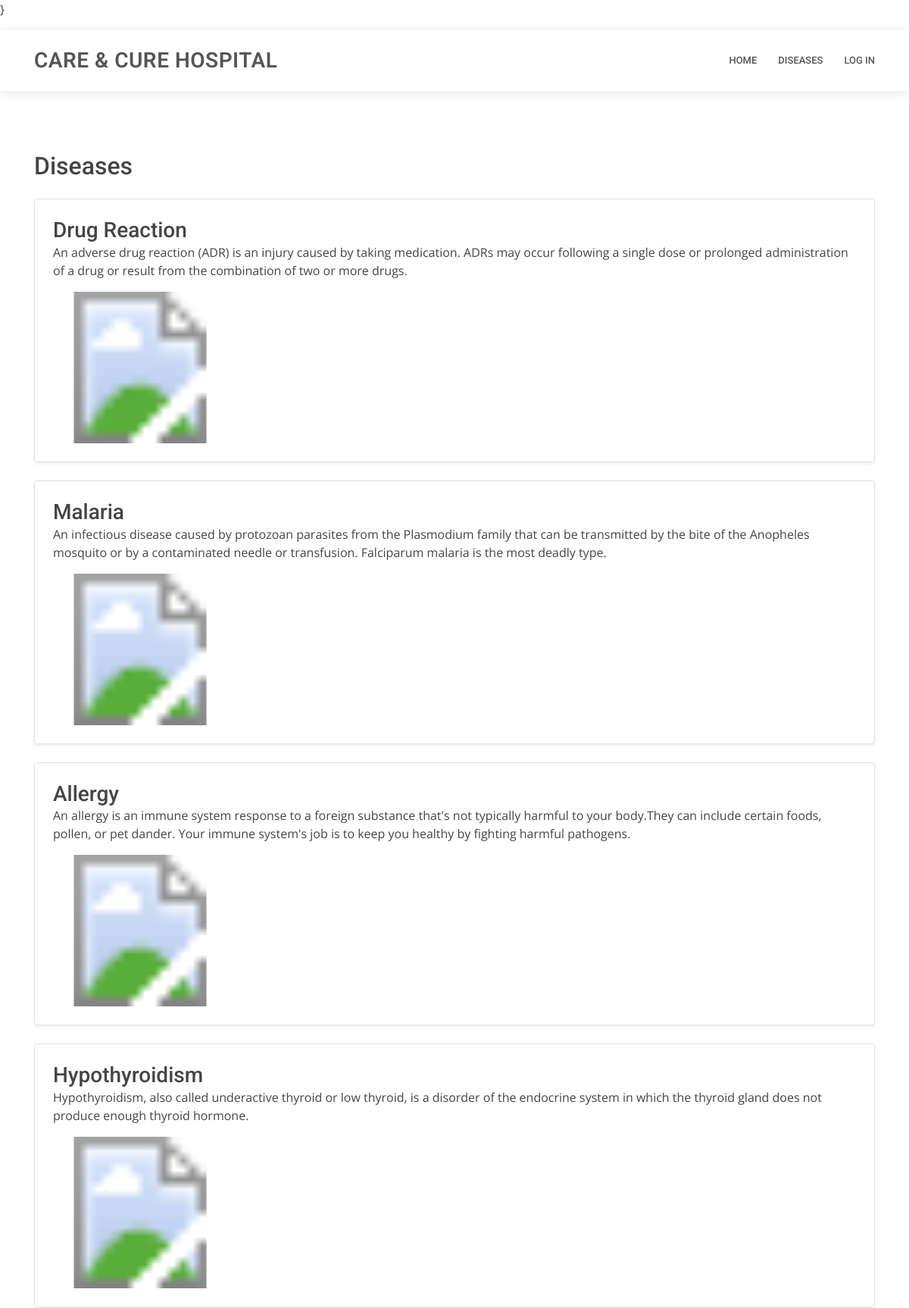
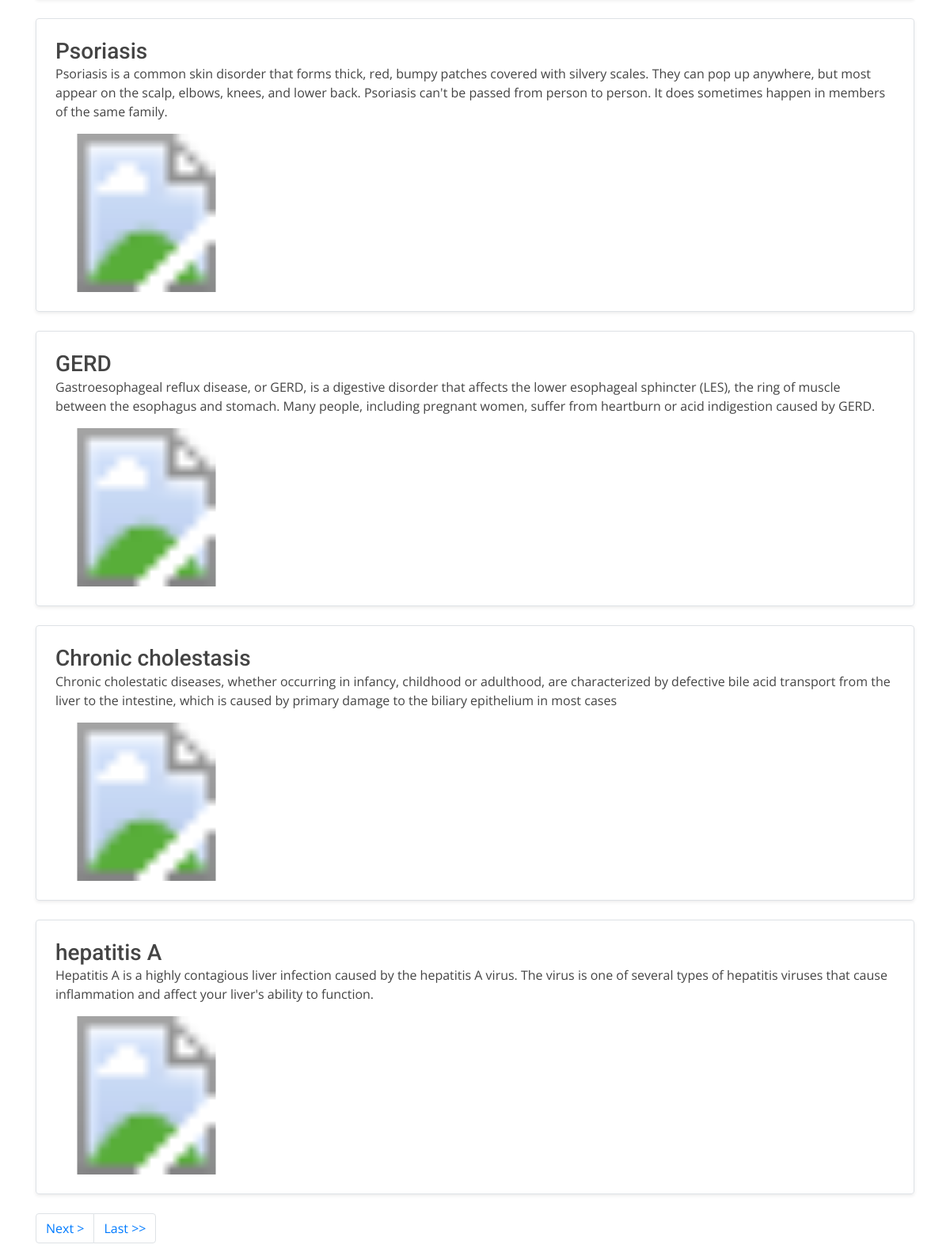
The app's page /disease/ with its own data (2 pictures, top to bottom).
### health_app/models.py (models this page shows, shortened)
class disease(models.Model):
    Disease=models.CharField(max_length=100)
    lines=models.CharField(max_length=100)
    image=models.URLField()
    pre_one=models.CharField(max_length=250)
    pre_two=models.CharField(max_length=250)
    pre_three=models.CharField(max_length=250)
    pre_four=models.CharField(max_length=250)
    detail=models.CharField(max_length=2000)

### health_app/views.py (the view)
# urls.py: path('disease/',views.dise,name='disease'),
def dise(request):
    all_Disease=disease.objects.all()
    paginator=Paginator(all_Disease,8)
    page=request.GET.get('page')
    try:
        all_Disease=paginator.page(page)
    except PageNotAnInteger:
        all_Disease=paginator.page(1)
    except EmptyPage:
        all_Disease=paginator.page(page.num_pages)
    context_dict={'all_Disease':all_Disease,'page':page}
    return render(request,'disease.html',context=context_dict)

### templates/disease.html (shortened to what this page needs)
<!DOCTYPE html>
<html lang="en">
<head>
{%load static%}
        <link href="{% static 'assets/vendor/bootstrap/css/bootstrap.min.css' %}" rel="stylesheet">
        <link href="{% static 'assets/vendor/icofont/icofont.min.css' %}" rel="stylesheet">
        <link href="{% static 'assets/vendor/boxicons/css/boxicons.min.css' %}" rel="stylesheet">
        <link href="{% static 'assets/vendor/animate.css/animate.min.css' %}" rel="stylesheet">
        <link href="{% static 'assets/vendor/owl.carousel/assets/owl.carousel.min.css' %}" rel="stylesheet">
        <link href="{% static 'assets/vendor/venobox/venobox.css' %}" rel="stylesheet">
        <link href="{% static 'assets/vendor/aos/aos.css' %}" rel="stylesheet">
        <link href="{% static 'assets/css/style.css' %}" rel="stylesheet">
      </head>
<body>
<div class="container my-3">
    <h2 style="padding-top: 5em;,padding-right: 4rem;">Diseases</h2>
    {% for items in all_Disease %}
    <div class="row no-gutters border rounded overflow-hidden flex-md-row mb-4 shadow-sm h-md-250 my-4 position-relative">
        <div class="col p-4 d-flex flex-column position-static">
            <h3 id="he" class="mb-0">{{items.Disease}}</h3>
            <p class="card-text mb-auto">{{items.lines}}</p>
         <div class="col-auto d-none d-lg-block">
            <svg width="200" height="200"
            xmlns="http://www.w3.org/2000/svg">
            <image href="{{items.image}}" height="200" width="200"/>
          </svg>
        </div>
        </div>
       </div>
        {%endfor%}
    </div>
{% include "header.html" %}
{% include 'paginator.html' with page=all_Disease %}
</body>
</html>

### templates/header.html (shortened to what this page needs)
<!DOCTYPE html>
<html lang="en">
<head>
  {% load static %}
  <link href="{% static 'assets/vendor/bootstrap/css/bootstrap.min.css' %}" rel="stylesheet">
  <link href="{% static 'assets/vendor/icofont/icofont.min.css' %}" rel="stylesheet">
  <link href="{% static 'assets/vendor/boxicons/css/boxicons.min.css' %}" rel="stylesheet">
  <link href="{% static 'assets/vendor/animate.css/animate.min.css' %}" rel="stylesheet">
  <link href="{% static 'assets/vendor/owl.carousel/assets/owl.carousel.min.css' %}" rel="stylesheet">
  <link href="{% static 'assets/vendor/venobox/venobox.css' %}" rel="stylesheet">
  <link href="{% static 'assets/vendor/aos/aos.css' %}" rel="stylesheet">
  <link href="{% static 'assets/css/style.css' %}" rel="stylesheet">
</head>
<body>
<header id="header" class="fixed-top">
    <div class="container d-flex align-items-center">
      <h1 class="logo mr-auto"><a href="#">Care & Cure Hospital</a></h1>
      <nav class="nav-menu d-none d-lg-block">
        <ul>
          <li><a href="{%url 'base' %}">Home</a></li>
          <li><a href="{%url 'disease' %}">Diseases</a></li>
                {% if user.is_authenticated %}
        <li><a href="{%url 'user_logout' %}">Logout</a></li>
        {%else%}
        <li><a href="{%url 'user_login' %}">Log in</a></li>
        {% endif %}
        </ul>
      </nav>
    </div>
  </header>
</body>
</html>

### templates/paginator.html (shortened to what this page needs)
<div class="container">
<ul class="pagination">
    {%if page.has_next%}
    <li class="page-item">
        <a href="?page={{page.next_page_number}}" class="page-link">Next ></a>
    </li>
    <li class="page-item">
        <a href="?page={{page.paginator.num_pages}}" class="page-link">Last >></a>
    </li>
    {%endif%}
</ul>
</div>

### static/assets/css/style.css (style rules this page uses)
body { font-family: "Open Sans", sans-serif; color: #444444; }
a { color: #3fbbc0; }
h1, h2, h3, h4, h5, h6 { font-family: "Roboto", sans-serif; }
#header { background: #fff; transition: all 0.5s; z-index: 997; padding: 20px 0; top: 40px; box-shadow: 0px 2px 15px rgba(0, 0, 0, 0.1); }
#header .logo { font-size: 28px; margin: 0; padding: 0; line-height: 1; font-weight: 600; letter-spacing: 0.5px; text-transform: uppercase; }
#header .logo a { color: #555555; }
.nav-menu ul { margin: 0; padding: 0; list-style: none; }
.nav-menu > ul { display: flex; }
.nav-menu > ul > li { position: relative; white-space: nowrap; padding: 10px 0 10px 28px; }
.nav-menu a { display: block; position: relative; color: #555555; transition: 0.3s; font-size: 13px; font-family: "Roboto", sans-serif; text-transform: uppercase; font-weight: 500; }

### records on screen
disease: Disease "Drug Reaction", lines "An adverse drug reaction (ADR) is an injury caused by taking medication. ADRs may occur following a single dose or prolonged administration of a drug or result from the combination of two or more drugs."
disease: Disease "Malaria", lines "An infectious disease caused by protozoan parasites from the Plasmodium family that can be transmitted by the bite of the Anopheles mosquito or by a contaminated needle or transfusion. Falciparum malaria is the most deadly type."
disease: Disease "Allergy", lines "An allergy is an immune system response to a foreign substance that's not typically harmful to your body.They can include certain foods, pollen, or pet dander. Your immune system's job is to keep you healthy by fighting harmful pathogens."
disease: Disease "Hypothyroidism", lines "Hypothyroidism, also called underactive thyroid or low thyroid, is a disorder of the endocrine system in which the thyroid gland does not produce enough thyroid hormone."
disease: Disease "Psoriasis", lines "Psoriasis is a common skin disorder that forms thick, red, bumpy patches covered with silvery scales. They can pop up anywhere, but most appear on the scalp, elbows, knees, and lower back. Psoriasis can't be passed from person to person. It does sometimes happen in members of the same family."
disease: Disease "GERD", lines "Gastroesophageal reflux disease, or GERD, is a digestive disorder that affects the lower esophageal sphincter (LES), the ring of muscle between the esophagus and stomach. Many people, including pregnant women, suffer from heartburn or acid indigestion caused by GERD."
disease: Disease "Chronic cholestasis", lines "Chronic cholestatic diseases, whether occurring in infancy, childhood or adulthood, are characterized by defective bile acid transport from the liver to the intestine, which is caused by primary damage to the biliary epithelium in most cases"
disease: Disease "hepatitis A", lines "Hepatitis A is a highly contagious liver infection caused by the hepatitis A virus. The virus is one of several types of hepatitis viruses that cause inflammation and affect your liver's ability to function."
